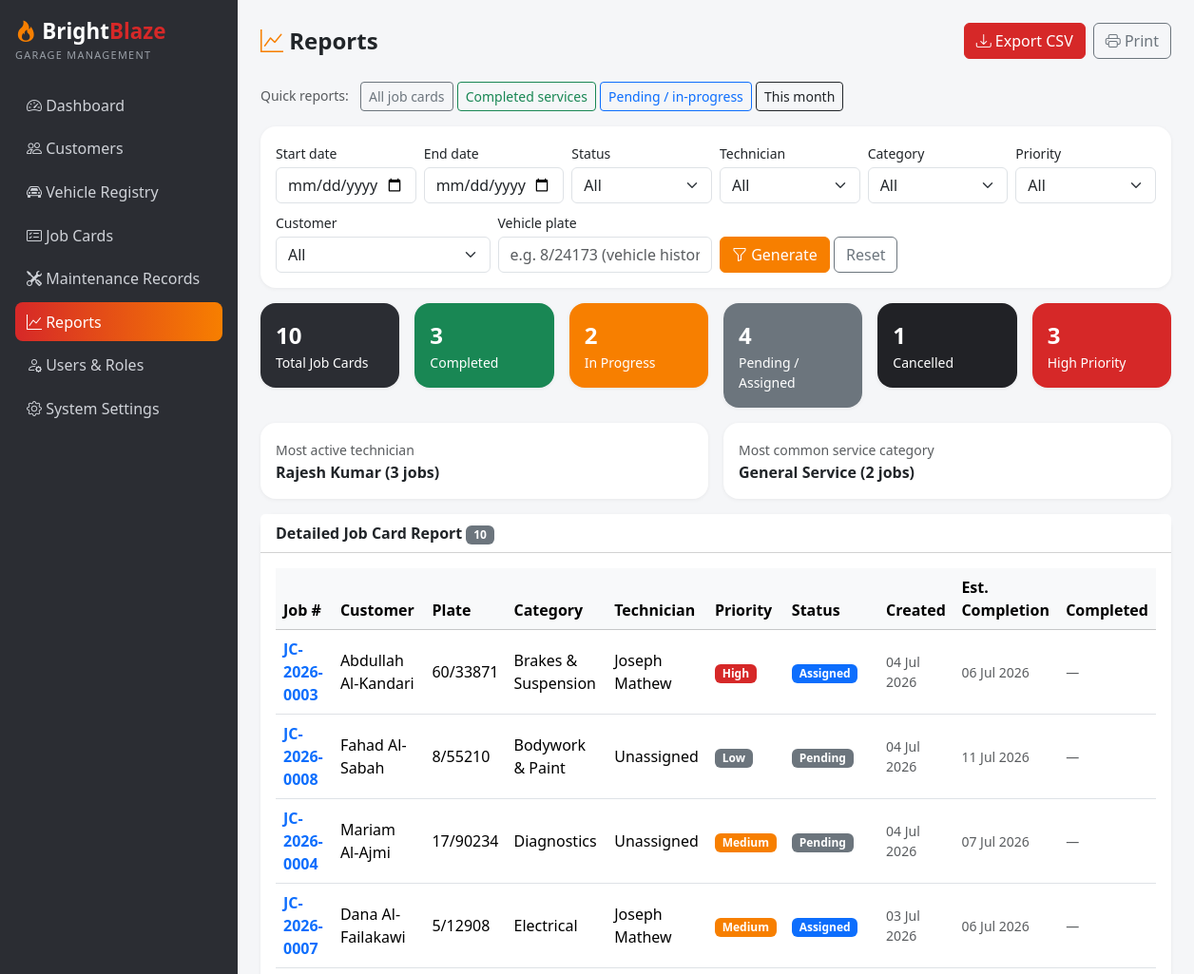
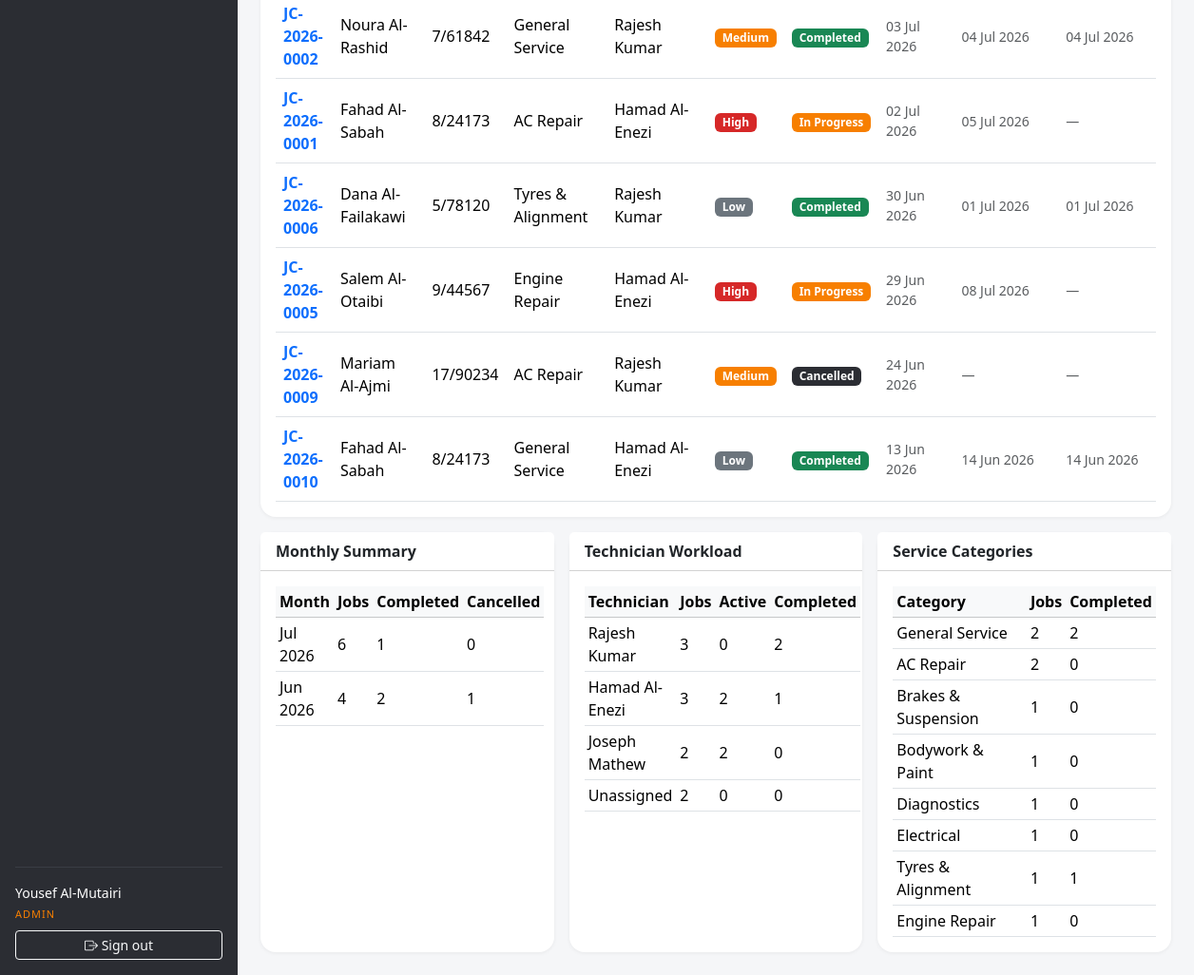
The page /reports/index.php (signed in) on the database its author committed (2 pictures, top to bottom).
### tables this page shows
CREATE TABLE `job_cards` (
  `id` INT UNSIGNED NOT NULL AUTO_INCREMENT,
  `job_number` VARCHAR(20) NOT NULL,
  `customer_id` INT UNSIGNED NOT NULL,
  `vehicle_id` INT UNSIGNED NOT NULL,
  `service_category` VARCHAR(60) NOT NULL,
  `technician_id` INT UNSIGNED DEFAULT NULL,
  `priority` ENUM('Low','Medium','High') NOT NULL DEFAULT 'Medium',
  `status` ENUM('Pending','Assigned','In Progress','Completed','Cancelled') NOT NULL DEFAULT 'Pending',
  `problem_description` TEXT NOT NULL,
  `estimated_completion` DATE DEFAULT NULL,
  `created_at` TIMESTAMP NOT NULL DEFAULT CURRENT_TIMESTAMP,
  `completed_at` DATETIME DEFAULT NULL,
  `updated_at` TIMESTAMP NOT NULL DEFAULT CURRENT_TIMESTAMP ON UPDATE CURRENT_TIMESTAMP,
  PRIMARY KEY (`id`),
  UNIQUE KEY `uq_job_cards_number` (`job_number`),
  KEY `idx_job_cards_status` (`status`),
  KEY `idx_job_cards_priority` (`priority`),
  KEY `idx_job_cards_customer` (`customer_id`),
  KEY `idx_job_cards_vehicle` (`vehicle_id`),
  KEY `idx_job_cards_technician` (`technician_id`),
  CONSTRAINT `fk_job_cards_customer` FOREIGN KEY (`customer_id`) REFERENCES `customers` (`id`) ON DELETE CASCADE,
  CONSTRAINT `fk_job_cards_vehicle` FOREIGN KEY (`vehicle_id`) REFERENCES `vehicles` (`id`) ON DELETE CASCADE,
  CONSTRAINT `fk_job_cards_technician` FOREIGN KEY (`technician_id`) REFERENCES `users` (`id`) ON DELETE SET NULL
);

CREATE TABLE `customers` (
  `id` INT UNSIGNED NOT NULL AUTO_INCREMENT,
  `name` VARCHAR(120) NOT NULL,
  `phone` VARCHAR(20) NOT NULL,
  `email` VARCHAR(120) DEFAULT NULL,
  `address` VARCHAR(255) DEFAULT NULL,
  `created_at` TIMESTAMP NOT NULL DEFAULT CURRENT_TIMESTAMP,
  `updated_at` TIMESTAMP NOT NULL DEFAULT CURRENT_TIMESTAMP ON UPDATE CURRENT_TIMESTAMP,
  PRIMARY KEY (`id`),
  KEY `idx_customers_name` (`name`),
  KEY `idx_customers_phone` (`phone`)
);

CREATE TABLE `vehicles` (
  `id` INT UNSIGNED NOT NULL AUTO_INCREMENT,
  `customer_id` INT UNSIGNED NOT NULL,
  `plate_number` VARCHAR(20) NOT NULL,
  `make` VARCHAR(60) NOT NULL,
  `model` VARCHAR(60) NOT NULL,
  `year` SMALLINT UNSIGNED DEFAULT NULL,
  `color` VARCHAR(40) DEFAULT NULL,
  `vin` VARCHAR(30) DEFAULT NULL,
  `created_at` TIMESTAMP NOT NULL DEFAULT CURRENT_TIMESTAMP,
  `updated_at` TIMESTAMP NOT NULL DEFAULT CURRENT_TIMESTAMP ON UPDATE CURRENT_TIMESTAMP,
  PRIMARY KEY (`id`),
  UNIQUE KEY `uq_vehicles_plate` (`plate_number`),
  UNIQUE KEY `uq_vehicles_vin` (`vin`),
  KEY `idx_vehicles_customer` (`customer_id`),
  CONSTRAINT `fk_vehicles_customer` FOREIGN KEY (`customer_id`) REFERENCES `customers` (`id`) ON DELETE CASCADE
);

CREATE TABLE `users` (
  `id` INT UNSIGNED NOT NULL AUTO_INCREMENT,
  `username` VARCHAR(80) NOT NULL,
  `full_name` VARCHAR(120) NOT NULL,
  `email` VARCHAR(120) DEFAULT NULL,
  `phone` VARCHAR(20) DEFAULT NULL,
  `password_hash` VARCHAR(255) NOT NULL,
  `role_id` INT UNSIGNED NOT NULL,
  `is_active` TINYINT(1) NOT NULL DEFAULT 1,
  `created_at` TIMESTAMP NOT NULL DEFAULT CURRENT_TIMESTAMP,
  `updated_at` TIMESTAMP NOT NULL DEFAULT CURRENT_TIMESTAMP ON UPDATE CURRENT_TIMESTAMP,
  PRIMARY KEY (`id`),
  UNIQUE KEY `uq_users_username` (`username`),
  KEY `idx_users_role` (`role_id`),
  CONSTRAINT `fk_users_role` FOREIGN KEY (`role_id`) REFERENCES `roles` (`id`)
);

### reports/index.php (the view, shortened to what the rows shown need)
<?php
require_once __DIR__ . '/../config/config.php';
require_once __DIR__ . '/../includes/report_helpers.php';
$f = report_filters_from_get();
$rows = report_rows($f);
$monthly = [];
$workload = [];
$byCategory = [];
foreach ($rows as $row) {
    $m = date('M Y', strtotime($row['created_at']));
    $monthly[$m] = $monthly[$m] ?? ['total' => 0, 'completed' => 0, 'cancelled' => 0];
    $monthly[$m]['total']++;
    if ($row['status'] === 'Completed') {
        $monthly[$m]['completed']++;
    }
    if ($row['status'] === 'Cancelled') {
        $monthly[$m]['cancelled']++;
    }
    $t = $row['technician_name'] ?? 'Unassigned';
    $workload[$t] = $workload[$t] ?? ['total' => 0, 'completed' => 0, 'active' => 0];
    $workload[$t]['total']++;
    if ($row['status'] === 'Completed') {
        $workload[$t]['completed']++;
    }
    if (in_array($row['status'], ['Assigned', 'In Progress'], true)) {
        $workload[$t]['active']++;
    }
    $cat = $row['service_category'];
    $byCategory[$cat] = $byCategory[$cat] ?? ['total' => 0, 'completed' => 0];
    $byCategory[$cat]['total']++;
    if ($row['status'] === 'Completed') {
        $byCategory[$cat]['completed']++;
    }
}
uasort($workload, static fn ($a, $b) => $b['total'] <=> $a['total']);
uasort($byCategory, static fn ($a, $b) => $b['total'] <=> $a['total']);
include __DIR__ . '/../includes/header.php';
?>
<div class="card mb-3">
  <div class="card-body">
    <div class="table-responsive">
      <table class="table table-hover align-middle mb-0">
        <thead class="table-light">
          <tr>
            <th>Job #</th><th>Customer</th><th>Plate</th><th>Category</th><th>Technician</th>
            <th>Priority</th><th>Status</th><th>Created</th><th>Est. Completion</th><th>Completed</th>
          </tr>
        </thead>
        <tbody>
          <?php foreach ($rows as $row): ?>
            <tr>
              <td class="fw-semibold"><a class="text-decoration-none" href="<?= base_url('job_cards/view.php?id=' . (int) $row['id']) ?>"><?= e($row['job_number']) ?></a></td>
              <td><?= e($row['customer_name']) ?></td>
              <td><?= e($row['plate_number']) ?></td>
              <td><?= e($row['service_category']) ?></td>
              <td><?= e($row['technician_name'] ?? 'Unassigned') ?></td>
              <td><?= priority_badge($row['priority']) ?></td>
              <td><?= status_badge($row['status']) ?></td>
              <td class="text-muted small"><?= format_date($row['created_at']) ?></td>
              <td class="text-muted small"><?= format_date($row['estimated_completion']) ?></td>
              <td class="text-muted small"><?= $row['completed_at'] ? format_date($row['completed_at']) : '—' ?></td>
            </tr>
          <?php endforeach; ?>
        </tbody>
      </table>
    </div>
  </div>
</div>
<div class="row g-3">
  <div class="col-lg-4">
    <div class="card h-100">
      <div class="card-body">
        <?php if (!$monthly): ?><p class="text-muted mb-0">No data.</p><?php else: ?>
          <table class="table table-sm align-middle mb-0">
            <thead class="table-light"><tr><th>Month</th><th>Jobs</th><th>Completed</th><th>Cancelled</th></tr></thead>
          </table>
        <?php endif; ?>
      </div>
    </div>
  </div>
  <div class="col-lg-4">
    <div class="card h-100">
      <div class="card-body">
        <?php if (!$workload): ?><p class="text-muted mb-0">No data.</p><?php else: ?>
          <table class="table table-sm align-middle mb-0">
            <thead class="table-light"><tr><th>Technician</th><th>Jobs</th><th>Active</th><th>Completed</th></tr></thead>
          </table>
        <?php endif; ?>
      </div>
    </div>
  </div>
  <div class="col-lg-4">
    <div class="card h-100">
      <div class="card-body">
        <?php if (!$byCategory): ?><p class="text-muted mb-0">No data.</p><?php else: ?>
          <table class="table table-sm align-middle mb-0">
            <thead class="table-light"><tr><th>Category</th><th>Jobs</th><th>Completed</th></tr></thead>
          </table>
        <?php endif; ?>
      </div>
    </div>
  </div>
</div>
<?php include __DIR__ . '/../includes/footer.php'; ?>

### includes/functions.php
<?php
function e(?string $value): string
{
    return htmlspecialchars((string) $value, ENT_QUOTES, 'UTF-8');
}
function status_badge(string $status): string
{
    $slug = strtolower(str_replace(' ', '-', $status));
    return '<span class="badge bb-status-' . e($slug) . '">' . e($status) . '</span>';
}
function priority_badge(string $priority): string
{
    $slug = strtolower($priority);
    return '<span class="badge bb-priority-' . e($slug) . '">' . e($priority) . '</span>';
}
function format_date(?string $value, string $format = 'd M Y'): string
{
    if (!$value) {
        return '—';
    }
    return date($format, strtotime($value));
}

### rows shown on the page
job_cards: job_number "JC-2026-0003", customer.name "Abdullah Al-Kandari", vehicle.plate_number "60/33871", service_category "Brakes & Suspension", technician.full_name "Joseph Mathew", priority "High", status "Assigned", created_at "04 Jul 2026", estimated_completion "06 Jul 2026"
job_cards: job_number "JC-2026-0008", customer.name "Fahad Al-Sabah", vehicle.plate_number "8/55210", service_category "Bodywork & Paint", technician_name "Unassigned", priority "Low", status "Pending", created_at "04 Jul 2026", estimated_completion "11 Jul 2026"
job_cards: job_number "JC-2026-0004", customer.name "Mariam Al-Ajmi", vehicle.plate_number "17/90234", service_category "Diagnostics", technician_name "Unassigned", priority "Medium", status "Pending", created_at "04 Jul 2026", estimated_completion "07 Jul 2026"
job_cards: job_number "JC-2026-0007", customer.name "Dana Al-Failakawi", vehicle.plate_number "5/12908", service_category "Electrical", technician.full_name "Joseph Mathew", priority "Medium", status "Assigned", created_at "03 Jul 2026", estimated_completion "06 Jul 2026"
job_cards: job_number "JC-2026-0002", customer.name "Noura Al-Rashid", vehicle.plate_number "7/61842", service_category "General Service", technician.full_name "Rajesh Kumar", priority "Medium", status "Completed", created_at "03 Jul 2026", estimated_completion "04 Jul 2026", completed_at "04 Jul 2026"
job_cards: job_number "JC-2026-0001", customer.name "Fahad Al-Sabah", vehicle.plate_number "8/24173", service_category "AC Repair", technician.full_name "Hamad Al-Enezi", priority "High", status "In Progress", created_at "02 Jul 2026", estimated_completion "05 Jul 2026"
job_cards: job_number "JC-2026-0006", customer.name "Dana Al-Failakawi", vehicle.plate_number "5/78120", service_category "Tyres & Alignment", technician.full_name "Rajesh Kumar", priority "Low", status "Completed", created_at "30 Jun 2026", estimated_completion "01 Jul 2026", completed_at "01 Jul 2026"
job_cards: job_number "JC-2026-0005", customer.name "Salem Al-Otaibi", vehicle.plate_number "9/44567", service_category "Engine Repair", technician.full_name "Hamad Al-Enezi", priority "High", status "In Progress", created_at "29 Jun 2026", estimated_completion "08 Jul 2026"
job_cards: job_number "JC-2026-0009", customer.name "Mariam Al-Ajmi", vehicle.plate_number "17/90234", service_category "AC Repair", technician.full_name "Rajesh Kumar", priority "Medium", status "Cancelled", created_at "24 Jun 2026", estimated_completion "—"
job_cards: job_number "JC-2026-0010", customer.name "Fahad Al-Sabah", vehicle.plate_number "8/24173", service_category "General Service", technician.full_name "Hamad Al-Enezi", priority "Low", status "Completed", created_at "13 Jun 2026", estimated_completion "14 Jun 2026", completed_at "14 Jun 2026"

### other values the page prints
$label "Dashboard Customers Vehicle Registry Job Cards Maintenance Records Reports Users & Roles System Settings"
current_user_name() "Yousef Al-Mutairi"
current_role() "ADMIN"
$summary['total'] "10"
$summary['completed'] "3"
$summary['in_progress'] "2"
$summary['pending'] + $summary['assigned'] "4"
$summary['cancelled'] "1"
$summary['high'] "3"
$summary['top_technician'] "Rajesh Kumar (3 jobs)"
$summary['top_category'] "General Service (2 jobs)"
count($rows) "10"
$month "Jul 2026"
$m['total'] "6"
$m['completed'] "1"
